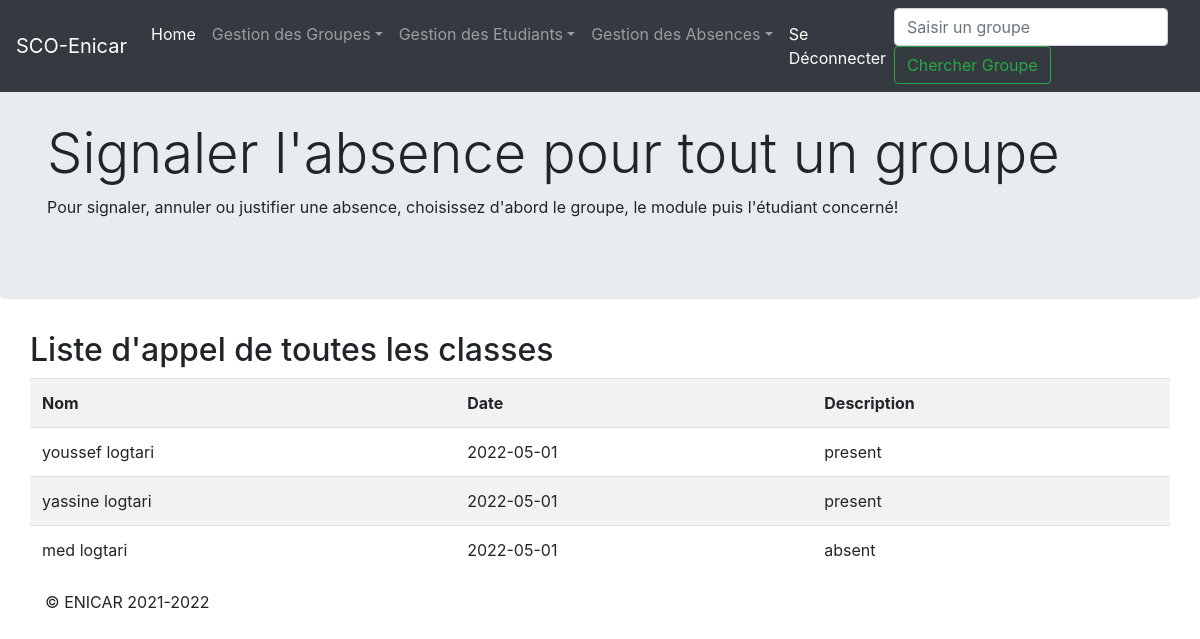
The app's page /saisirAbsence1.php (signed in) with its own data.
### tables this page shows
CREATE TABLE `absence` (
  `id_absence` int(11) NOT NULL,
  `date1` varchar(255) NOT NULL,
  `module` varchar(255) NOT NULL,
  `groupe` varchar(255) NOT NULL,
  `nom` varchar(255) NOT NULL,
  `desca` varchar(255) NOT NULL
);

### saisirAbsence1.php (the view, shortened to what this page needs)
<?php include("./auth-php-mysql/connexion.php");?>
<!DOCTYPE html>
<html lang="en">
<head>
<link href="./assets/dist/css/bootstrap.min.css" rel="stylesheet">
    <link href="./assets/jumbotron.css" rel="stylesheet">
</head>
<body>
    <nav class="navbar navbar-expand-md navbar-dark fixed-top bg-dark">
        <a class="navbar-brand" href="#">SCO-Enicar</a>
        <div class="collapse navbar-collapse" id="navbarsExampleDefault">
          <ul class="navbar-nav mr-auto">
            <li class="nav-item active">
              <a class="nav-link" href="index.php">Home <span class="sr-only">(current)</span></a>
            </li>
            <li class="nav-item dropdown">
              <a class="nav-link dropdown-toggle" href="index.php" id="dropdown01" data-toggle="dropdown" aria-expanded="false">Gestion des Groupes</a>
            </li>
            <li class="nav-item dropdown">
              <a class="nav-link dropdown-toggle" href="#" id="dropdown01" data-toggle="dropdown" aria-expanded="false">Gestion des Etudiants</a>
            </li>
            <li class="nav-item dropdown">
              <a class="nav-link dropdown-toggle" href="#" id="dropdown01" data-toggle="dropdown" aria-expanded="false">Gestion des Absences</a>
            </li>
            <li class="nav-item active">
              <a class="nav-link" href="login.php">Se Déconnecter <span class="sr-only">(current)</span></a>
            </li>
          </ul>
          <form class="form-inline my-2 my-lg-0">
            <input class="form-control mr-sm-2" type="text" placeholder="Saisir un groupe" aria-label="Chercher un groupe">
            <button class="btn btn-outline-success my-2 my-sm-0" type="submit">Chercher Groupe</button>
          </form>
        </div>
      </nav>
<main role="main">
        <div class="jumbotron">
            <div class="container">
              <h1 class="display-4">Signaler l'absence pour tout un groupe</h1>
              <p>Pour signaler, annuler ou justifier une absence, choisissez d'abord le groupe, le module puis l'étudiant concerné!</p>
            </div>
          </div>
 <div class="container mt-3">
 <div class="row">
<div class="table-responsive">
  <h2>Liste d'appel de toutes les classes</h2>
  <table class="table table-striped">
      <tr>
        <th>Nom</th>
        <th>Date</th>
        <th>Description</th>
      </tr>
<?php
 $req="SELECT date1,module,nom,desca FROM absence ";
 $reponse = $pdo->query($req);
 while ($row = $reponse ->fetch(PDO::FETCH_ASSOC)) {
     $abs=array();
     echo'
     <tr>
        <td>'.$abs["nom"]=$row["nom"].'</td>
        <td>'.$abs["date1"]=$row["date1"].'</td>
        <td >'.$abs["desca"]=$row["desca"].'</td>
      </tr>';
 }
?>
</table>
</div>
</div>
</div>
<footer class="container">
    <p>&copy; ENICAR 2021-2022</p>
  </footer>
</body>
</html>

### records on screen
absence: nom "youssef logtari", date1 "2022-05-01", desca "present"
absence: nom "yassine logtari", date1 "2022-05-01", desca "present"
absence: nom "med logtari", date1 "2022-05-01", desca "absent"
